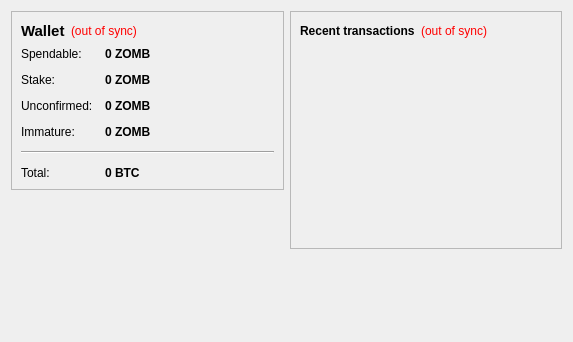
<?xml version="1.0" encoding="UTF-8"?>
<ui version="4.0">
 <class>OverviewPage</class>
 <widget class="QWidget" name="OverviewPage">
  <property name="geometry">
   <rect>
    <x>0</x>
    <y>0</y>
    <width>573</width>
    <height>342</height>
   </rect>
  </property>
  <property name="windowTitle">
   <string>Form</string>
  </property>
  <layout class="QHBoxLayout" name="horizontalLayout" stretch="1,1">
   <item>
    <layout class="QVBoxLayout" name="verticalLayout_2">
     <item>
      <widget class="QFrame" name="frame">
       <property name="frameShape">
        <enum>QFrame::StyledPanel</enum>
       </property>
       <property name="frameShadow">
        <enum>QFrame::Raised</enum>
       </property>
       <layout class="QVBoxLayout" name="verticalLayout_4">
        <item>
         <layout class="QHBoxLayout" name="horizontalLayout_4">
          <item>
           <widget class="QLabel" name="label_5">
            <property name="font">
             <font>
              <pointsize>11</pointsize>
              <weight>75</weight>
              <bold>true</bold>
             </font>
            </property>
            <property name="text">
             <string>Wallet</string>
            </property>
           </widget>
          </item>
          <item>
           <widget class="QLabel" name="labelWalletStatus">
            <property name="toolTip">
             <string>The displayed information may be out of date. Your wallet automatically synchronizes with the zombucks network after a connection is established, but this process has not completed yet.</string>
            </property>
            <property name="styleSheet">
             <string notr="true">QLabel { color: red; }</string>
            </property>
            <property name="text">
             <string notr="true">(out of sync)</string>
            </property>
            <property name="alignment">
             <set>Qt::AlignLeading|Qt::AlignLeft|Qt::AlignVCenter</set>
            </property>
           </widget>
          </item>
          <item>
           <spacer name="horizontalSpacer_2">
            <property name="orientation">
             <enum>Qt::Horizontal</enum>
            </property>
            <property name="sizeHint" stdset="0">
             <size>
              <width>40</width>
              <height>20</height>
             </size>
            </property>
           </spacer>
          </item>
         </layout>
        </item>
        <item>
         <layout class="QFormLayout" name="formLayout_2">
          <property name="fieldGrowthPolicy">
           <enum>QFormLayout::AllNonFixedFieldsGrow</enum>
          </property>
          <property name="horizontalSpacing">
           <number>12</number>
          </property>
          <property name="verticalSpacing">
           <number>12</number>
          </property>
          <item row="0" column="0">
           <widget class="QLabel" name="label">
            <property name="text">
             <string>Spendable:</string>
            </property>
           </widget>
          </item>
          <item row="0" column="1">
           <widget class="QLabel" name="labelBalance">
            <property name="font">
             <font>
              <weight>75</weight>
              <bold>true</bold>
             </font>
            </property>
            <property name="cursor">
             <cursorShape>IBeamCursor</cursorShape>
            </property>
            <property name="toolTip">
             <string>Your current spendable balance</string>
            </property>
            <property name="text">
             <string notr="true">0 ZOMB</string>
            </property>
            <property name="textInteractionFlags">
             <set>Qt::LinksAccessibleByMouse|Qt::TextSelectableByKeyboard|Qt::TextSelectableByMouse</set>
            </property>
           </widget>
          </item>
          <item row="1" column="0">
           <widget class="QLabel" name="label_6">
            <property name="text">
             <string>Stake:</string>
            </property>
           </widget>
          </item>
          <item row="1" column="1">
           <widget class="QLabel" name="labelStake">
            <property name="font">
             <font>
              <weight>75</weight>
              <bold>true</bold>
             </font>
            </property>
            <property name="cursor">
             <cursorShape>IBeamCursor</cursorShape>
            </property>
            <property name="toolTip">
             <string>Total of coins that was staked, and do not yet count toward the current balance</string>
            </property>
            <property name="text">
             <string notr="true">0 ZOMB</string>
            </property>
            <property name="textInteractionFlags">
             <set>Qt::LinksAccessibleByMouse|Qt::TextSelectableByKeyboard|Qt::TextSelectableByMouse</set>
            </property>
           </widget>
          </item>
          <item row="2" column="0">
           <widget class="QLabel" name="label_3">
            <property name="text">
             <string>Unconfirmed:</string>
            </property>
           </widget>
          </item>
          <item row="2" column="1">
           <widget class="QLabel" name="labelUnconfirmed">
            <property name="font">
             <font>
              <weight>75</weight>
              <bold>true</bold>
             </font>
            </property>
            <property name="cursor">
             <cursorShape>IBeamCursor</cursorShape>
            </property>
            <property name="toolTip">
             <string>Total of transactions that have yet to be confirmed, and do not yet count toward the current balance</string>
            </property>
            <property name="text">
             <string notr="true">0 ZOMB</string>
            </property>
            <property name="textInteractionFlags">
             <set>Qt::LinksAccessibleByMouse|Qt::TextSelectableByKeyboard|Qt::TextSelectableByMouse</set>
            </property>
           </widget>
          </item>
          <item row="3" column="0">
           <widget class="QLabel" name="labelImmatureText">
            <property name="text">
             <string>Immature:</string>
            </property>
           </widget>
          </item>
          <item row="3" column="1">
           <widget class="QLabel" name="labelImmature">
            <property name="font">
             <font>
              <weight>75</weight>
              <bold>true</bold>
             </font>
            </property>
            <property name="toolTip">
             <string>Mined balance that has not yet matured</string>
            </property>
            <property name="text">
             <string notr="true">0 ZOMB</string>
            </property>
            <property name="textInteractionFlags">
             <set>Qt::LinksAccessibleByMouse|Qt::TextSelectableByKeyboard|Qt::TextSelectableByMouse</set>
            </property>
           </widget>
          </item>
          <item row="4" column="0" colspan="2">
           <widget class="Line" name="line">
            <property name="orientation">
             <enum>Qt::Horizontal</enum>
            </property>
           </widget>
          </item>
          <item row="5" column="0">
           <widget class="QLabel" name="labelTotalText">
            <property name="text">
             <string>Total:</string>
            </property>
           </widget>
          </item>
          <item row="5" column="1">
           <widget class="QLabel" name="labelTotal">
            <property name="font">
             <font>
              <weight>75</weight>
              <bold>true</bold>
             </font>
            </property>
            <property name="cursor">
             <cursorShape>IBeamCursor</cursorShape>
            </property>
            <property name="toolTip">
             <string>Your current total balance</string>
            </property>
            <property name="text">
             <string notr="true">0 BTC</string>
            </property>
            <property name="textInteractionFlags">
             <set>Qt::LinksAccessibleByMouse|Qt::TextSelectableByKeyboard|Qt::TextSelectableByMouse</set>
            </property>
           </widget>
          </item>
         </layout>
        </item>
       </layout>
      </widget>
     </item>
     <item>
      <spacer name="verticalSpacer">
       <property name="orientation">
        <enum>Qt::Vertical</enum>
       </property>
       <property name="sizeHint" stdset="0">
        <size>
         <width>20</width>
         <height>40</height>
        </size>
       </property>
      </spacer>
     </item>
    </layout>
   </item>
   <item>
    <layout class="QVBoxLayout" name="verticalLayout_3">
     <item>
      <widget class="QFrame" name="frame_2">
       <property name="frameShape">
        <enum>QFrame::StyledPanel</enum>
       </property>
       <property name="frameShadow">
        <enum>QFrame::Raised</enum>
       </property>
       <layout class="QVBoxLayout" name="verticalLayout">
        <item>
         <layout class="QHBoxLayout" name="horizontalLayout_2">
          <item>
           <widget class="QLabel" name="label_4">
            <property name="text">
             <string>&lt;b&gt;Recent transactions&lt;/b&gt;</string>
            </property>
           </widget>
          </item>
          <item>
           <widget class="QLabel" name="labelTransactionsStatus">
            <property name="toolTip">
             <string>The displayed information may be out of date. Your wallet automatically synchronizes with the zombucks network after a connection is established, but this process has not completed yet.</string>
            </property>
            <property name="styleSheet">
             <string notr="true">QLabel { color: red; }</string>
            </property>
            <property name="text">
             <string notr="true">(out of sync)</string>
            </property>
            <property name="alignment">
             <set>Qt::AlignRight|Qt::AlignTrailing|Qt::AlignVCenter</set>
            </property>
           </widget>
          </item>
          <item>
           <spacer name="horizontalSpacer">
            <property name="orientation">
             <enum>Qt::Horizontal</enum>
            </property>
            <property name="sizeHint" stdset="0">
             <size>
              <width>40</width>
              <height>20</height>
             </size>
            </property>
           </spacer>
          </item>
         </layout>
        </item>
        <item>
         <widget class="QListView" name="listTransactions">
          <property name="styleSheet">
           <string notr="true">QListView { background: transparent; }</string>
          </property>
          <property name="frameShape">
           <enum>QFrame::NoFrame</enum>
          </property>
          <property name="verticalScrollBarPolicy">
           <enum>Qt::ScrollBarAlwaysOff</enum>
          </property>
          <property name="horizontalScrollBarPolicy">
           <enum>Qt::ScrollBarAlwaysOff</enum>
          </property>
          <property name="selectionMode">
           <enum>QAbstractItemView::NoSelection</enum>
          </property>
         </widget>
        </item>
       </layout>
      </widget>
     </item>
     <item>
      <spacer name="verticalSpacer_2">
       <property name="orientation">
        <enum>Qt::Vertical</enum>
       </property>
       <property name="sizeHint" stdset="0">
        <size>
         <width>20</width>
         <height>40</height>
        </size>
       </property>
      </spacer>
     </item>
    </layout>
   </item>
  </layout>
 </widget>
 <resources/>
 <connections/>
</ui>
